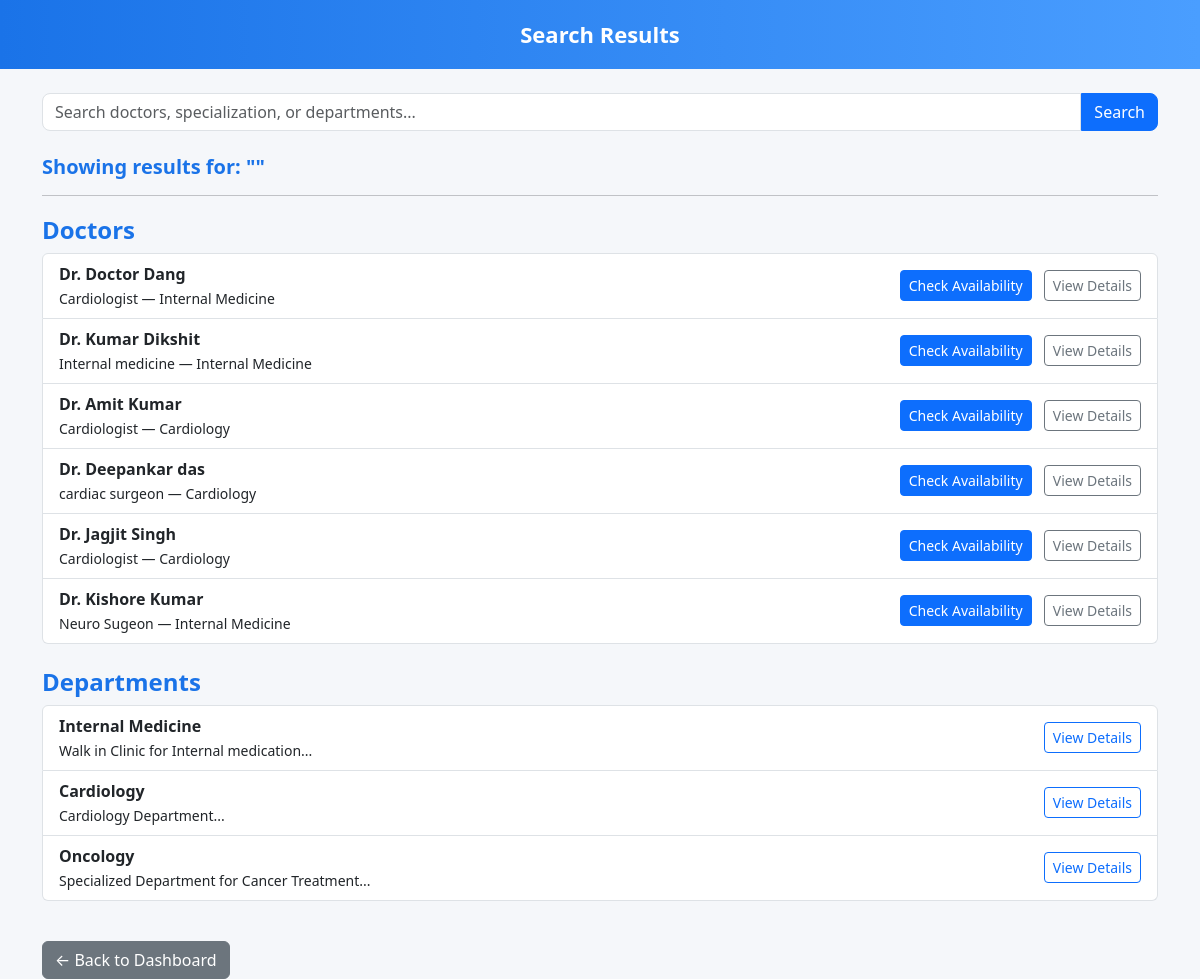
Before: /patientsearch (signed in) with the older database file.
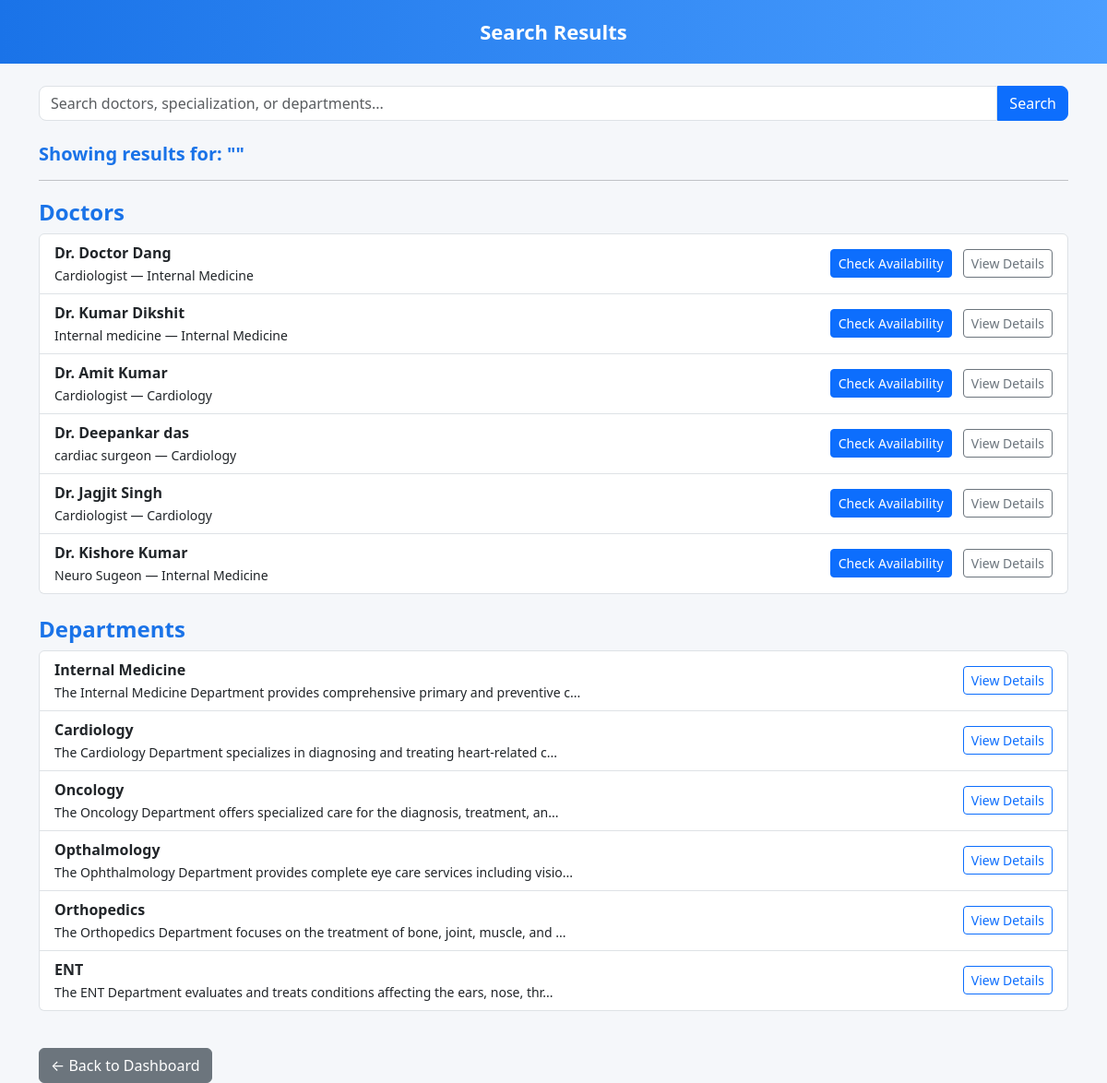
After: the same page with the newer database file.
### application/models.py (models this page shows)
class Doctor(UserMixin, db.Model):
    id = db.Column(db.Integer(), primary_key = True)
    username = db.Column(db.String(), nullable = False, unique = True)
    password = db.Column(db.String(), nullable = False)
    name = db.Column(db.String(), nullable = False)
    qualification = db.Column(db.String(), nullable = False)
    experience = db.Column(db.Integer(), nullable = False)
    fee = db.Column(db.Integer(), nullable = False)
    flagged = db.Column(db.Integer(), nullable = False,default = 0)
    specialization = db.Column(db.String(), nullable = False)
    designation = db.Column(db.String(), nullable = False)
    registration_num = db.Column(db.String(), nullable = False)
    doctor_id = db.Column(db.Integer(), db.ForeignKey("user.id"), nullable = False)
    appointment = db.relationship('Appointment', backref = 'doctor')
    department_id = db.Column(db.Integer(), db.ForeignKey("department.id"), nullable = False)

class Department(UserMixin, db.Model):
    id = db.Column(db.Integer(), primary_key = True)
    name = db.Column(db.String(), nullable = False, unique = True)
    description = db.Column(db.String(), nullable = False)
    doctor = db.relationship('Doctor', backref = 'department')

### application/routes.py (the view)
@app.route('/patientsearch')
@login_required
def patient_search():
    if current_user.user_role != 2:
        abort(403)
    query = request.args.get('q', '').strip()
    doctors = Doctor.query.filter(
        (Doctor.name.ilike(f"%{query}%")) |
        (Doctor.specialization.ilike(f"%{query}%"))
    ).all()
    departments = Department.query.filter(
        Department.name.ilike(f"%{query}%")
    ).all()
    return render_template(
        'patient_search.html',
        query=query,
        doctors=doctors,
        departments=departments
    )

### templates/patient_search.html (shortened to what this page needs)
<!DOCTYPE html>
<html lang="en">
<head>
    <link href="https://cdn.jsdelivr.net/npm/bootstrap@5.3.3/dist/css/bootstrap.min.css" rel="stylesheet">
</head>
<body>
<div class="header-bar">Search Results</div>
<div class="container mt-4">
    <form method="get" action="{{ url_for('patient_search') }}" class="search-box d-flex mb-4">
        <input type="text" name="q" value="{{ query }}" class="form-control"
               placeholder="Search doctors, specialization, or departments...">
        <button class="btn btn-primary">Search</button>
    </form>
    <h5 class="section-title">Showing results for: "{{ query }}"</h5>
    <hr>
    <h4 class="section-title">Doctors</h4>
    {% if doctors %}
    <ul class="list-group mb-4">
        {% for d in doctors %}
        <li class="list-group-item d-flex justify-content-between align-items-center">
            <div>
                <strong>Dr. {{ d.name }}</strong><br>
                <small>{{ d.specialization }} — {{ d.department.name }}</small>
            </div>
            <div>
                <a href="{{ url_for('department_details', dep_id=d.department.id) }}"
                   class="btn btn-primary btn-sm me-2">
                    Check Availability
                </a>
                <a href="{{ url_for('doctor_details', doctor_id=d.id) }}"
                   class="btn btn-outline-secondary btn-sm">
                    View Details
                </a>
            </div>
        </li>
        {% endfor %}
    </ul>
    {% else %}
    <p class="text-muted">No matching doctors.</p>
    {% endif %}
    <h4 class="section-title">Departments</h4>
    {% if departments %}
    <ul class="list-group mb-4">
        {% for dep in departments %}
        <li class="list-group-item d-flex justify-content-between align-items-center">
            <div>
                <strong>{{ dep.name }}</strong><br>
                <small>{{ dep.description[:80] }}...</small>
            </div>
            <a class="btn btn-outline-primary btn-sm"
               href="{{ url_for('department_details', dep_id=dep.id) }}">
                View Details
            </a>
        </li>
        {% endfor %}
    </ul>
    {% else %}
    <p class="text-muted">No matching departments.</p>
    {% endif %}
    <a href="{{ url_for('patient_dashboard') }}" class="btn btn-secondary mt-3">
        ← Back to Dashboard
    </a>
</div>
</body>
</html>

Changed rows visible on the page:
changed Department "Internal Medicine": description "Walk in Clinic for Internal medication" → "The Internal Medicine Department provides comprehensive primary and preventive c"
changed Department "Cardiology": description "Cardiology Department" → "The Cardiology Department specializes in diagnosing and treating heart-related c"
changed Department "Oncology": description "Specialized Department for Cancer Treatment" → "The Oncology Department offers specialized care for the diagnosis, treatment, an"
added Department: name "Opthalmology", description "The Ophthalmology Department provides complete eye care services including visio"
added Department: name "Orthopedics", description "The Orthopedics Department focuses on the treatment of bone, joint, muscle, and"
added Department: name "ENT", description "The ENT Department evaluates and treats conditions affecting the ears, nose, thr"
